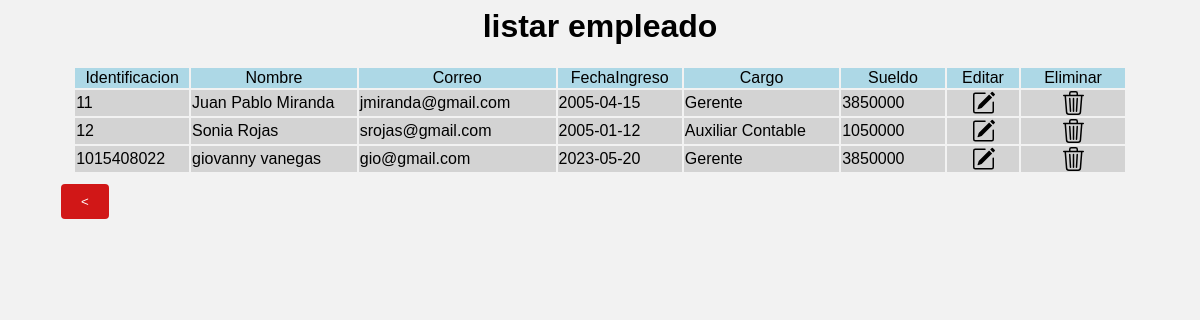
/empleado/listaremp.php, run on the app's committed database.
### tables this page shows
CREATE TABLE `empleado` (
  `idEmpleado` int(11) NOT NULL,
  `empIdentificacion` char(15) DEFAULT NULL,
  `empNombre` varchar(60) DEFAULT NULL,
  `empFechaIngreso` date DEFAULT NULL,
  `empCorreo` varchar(50) DEFAULT NULL,
  `empGenero` enum('Femenino','Masculino') DEFAULT NULL,
  `empCargo` int(11) DEFAULT NULL
);

CREATE TABLE `cargos` (
  `idCargo` int(11) NOT NULL,
  `carNombre` varchar(50) NOT NULL,
  `carSueldo` float DEFAULT NULL
);

### empleado/listaremp.php (the view)
<?php
    require "../connection.php" ;
    $sql = "SELECT e.idEmpleado, e.empIdentificacion , e.empNombre , e.empCorreo, empFechaIngreso , c.carNombre , c.carSueldo FROM EMPLEADO e , CARGOS c where( e.empCargo = c.idCargo)" ;
    $resultado = $objConexion->query($sql) ;
?>
<html>
    <head>
        <link rel="stylesheet" type="text/css" href="../css/index.css">
    </head>
    <body>
        <h1 align= "center">listar empleado</h1>
        <table width= "89%" border = "0" align= "center">
            <tr align = "center" bgcolor= "lightblue">
            <td width= "11%">Identificacion</td>
            <td width= "16%">Nombre</td>
            <td width= "19%">Correo</td>
            <td width= "12%">FechaIngreso</td>
            <td width= "15%">Cargo</td>
            <td width= "10%">Sueldo</td>
            <td width= "7%">Editar</td>
            <td width= "10%">Eliminar</td>
            </tr>
            <?php
            while( $empleado= $resultado->fetch_object() )
            {
            ?>
            <tr bgcolor="lightgrey">
            <td ><?php echo $empleado->empIdentificacion?></td>
            <td ><?php echo $empleado->empNombre?></td>
            <td ><?php echo $empleado->empCorreo?></td>
            <td ><?php echo $empleado->empFechaIngreso?></td>
            <td ><?php echo $empleado->carNombre?></td>
            <td ><?php echo $empleado->carSueldo?></td>
            <td align= "center">
             <a href="editar.php?id=<?php echo $empleado->idEmpleado ?>"><img src="../imagenes/pencil.svg" width="29" height="24"></a>
            </td>
            <td align= "center">
             <a href="eliminar.php?id=<?php echo $empleado->idEmpleado ?>"><img class="btneliminar" src="../imagenes/trash.svg" width="29" height="24"></a>
            </td>
            </tr>
            <?php
            }
            ?>
        </table>
        <div class="center">
            <button class="botonvolver1" onclick="window.location.href = '../index.html'"><</button>
        </div>
    </body>
</html>

### css/index.css (style rules this page uses)
body { font-family: Arial, sans-serif; background-color: #f2f2f2; }
.center { text-align: center; }
.center button { margin-top: 10px; }
.btneliminar { color:red ; }
.botonvolver1 { background-color: #d11717; color: #fff; padding: 10px 20px; border: none; border-radius: 4px; cursor: pointer; margin-right: 1030px; }

### data on the page
empleado: empIdentificacion "11", empNombre "Juan Pablo Miranda", empCorreo "jmiranda@gmail.com", empFechaIngreso "2005-04-15", empCargo.carNombre "Gerente", empCargo.carSueldo "3850000"
empleado: empIdentificacion "12", empNombre "Sonia Rojas", empCorreo "srojas@gmail.com", empFechaIngreso "2005-01-12", empCargo.carNombre "Auxiliar Contable", empCargo.carSueldo "1050000"
empleado: empIdentificacion "1015408022", empNombre "giovanny vanegas", empCorreo "gio@gmail.com", empFechaIngreso "2023-05-20", empCargo.carNombre "Gerente", empCargo.carSueldo "3850000"
